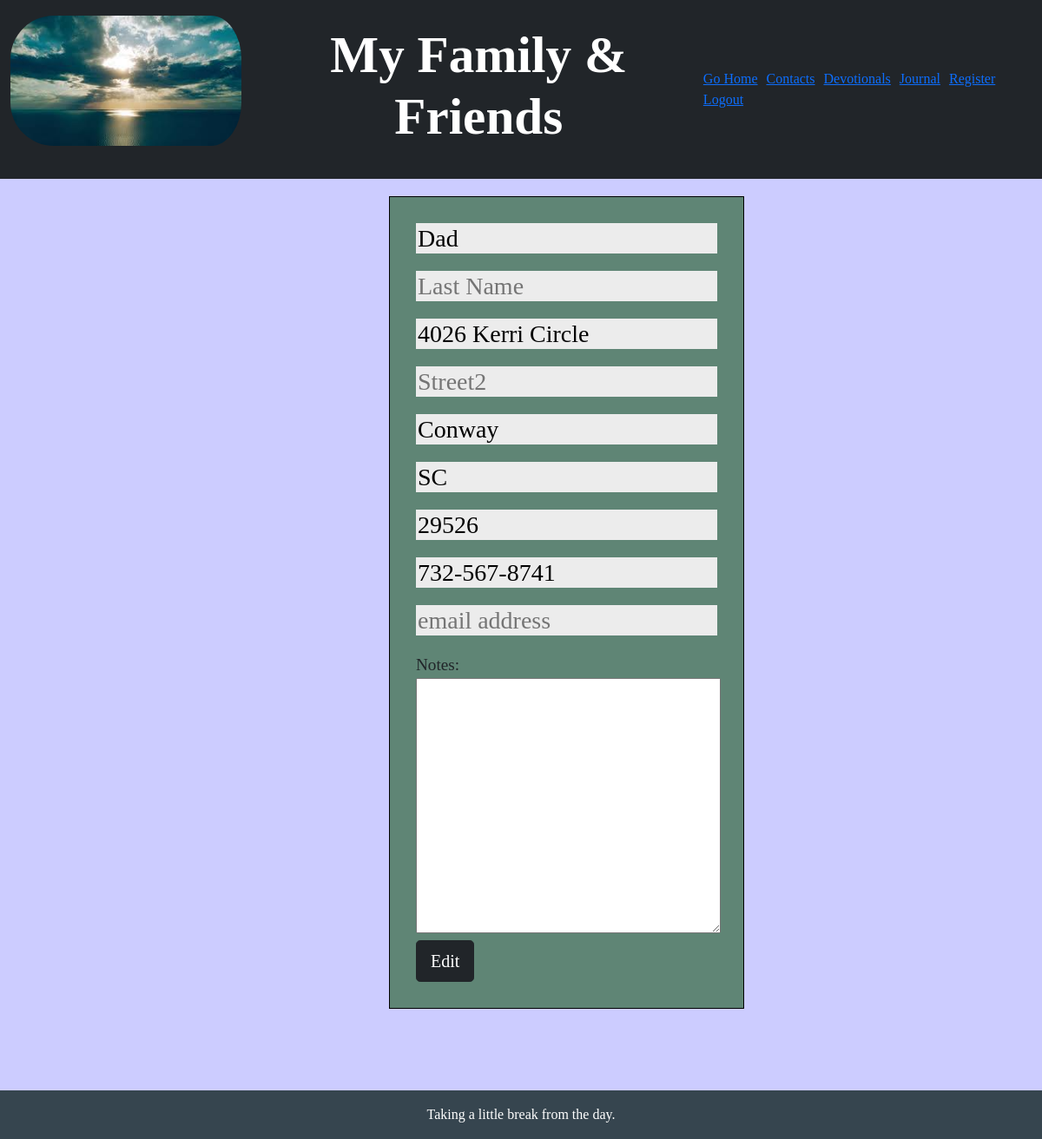
Screenshot of /edit_contact/43 (signed in) with the database file from the repository.
### application.py (models this page shows, shortened)
class Addresses(db.Model):
    id = db.Column('id', db.Integer, primary_key=True)
    user_id = db.Column('user_id', db.Integer,
                        db.ForeignKey('users.id'), nullable=False)
    first_name = db.Column('first_name', db.TEXT, nullable=False)
    last_name = db.Column('last_name', db.TEXT, nullable=True)
    street1 = db.Column('street1', db.TEXT, nullable=False)
    street2 = db.Column('street2', db.TEXT, nullable=True)
    city = db.Column('city', db.TEXT, nullable=True)
    state = db.Column('state', db.CHAR(2), nullable=True)
    zip_code = db.Column('zip_code', db.VARCHAR(10), nullable=True)
    phone = db.Column('phone', db.VARCHAR(22), nullable=False)
    email = db.Column('email', db.TEXT, nullable=True)
    notes = db.Column('notes', db.TEXT, nullable=True)

### application.py (the view)
@app.route("/edit_contact/<int:id>", methods=["GET", "POST"])
@login_required
def edit(id):
    contact_to_edit = Addresses.query.get_or_404(id)
    if request.method == "POST":
        contact_to_edit.first_name = request.form.get("first_name")
        contact_to_edit.last_name = request.form.get("last_name")
        contact_to_edit.street1 = request.form.get("street1")
        contact_to_edit.street2 = request.form.get("street2")
        contact_to_edit.city = request.form.get("city")
        contact_to_edit.state = request.form.get("state")
        contact_to_edit.zip_code = request.form.get("zip")
        contact_to_edit.phone = request.form.get("phone")
        contact_to_edit.email = request.form.get("email")
        contact_to_edit.notes = request.form.get("notes")
        if not contact_to_edit.first_name:
            flash(f"Please provide first name \U0001F928!")
            return render_template("edit_contact.html", contact_to_edit=contact_to_edit, id=id)
        if not contact_to_edit.street1:
            flash(f"Please provide street address \U0001F928!")
            return render_template("edit_contact.html", contact_to_edit=contact_to_edit, id=id)
        if not contact_to_edit.phone:
            flash(f"Please provide phone number \U0001F928!")
            return render_template("edit_contact.html", contact_to_edit=contact_to_edit, id=id)
        try:
            db.session.commit()
            flash(f"Contact has been edited \U0001F600!")
            return render_template("edit_contact.html", contact_to_edit=contact_to_edit, id=id)
        except:
            flash(f"Sorry, something went wrong! Contact not edited \U0001F928!")
            return redirect("/")
    else:
        return render_template("edit_contact.html", contact_to_edit=contact_to_edit, id=id)

### application.py (called while the page is built)
def login_required(f):
    @wraps(f)
    def wrap(*args, **kwargs):
        if session.get("user_id") is None:
            return redirect("/login")
        return f(*args, **kwargs)
    return wrap

### templates/edit_contact.html (shortened to what this page needs)
{% extends "layout.html" %}
{% block body %}
<nav class="navbar navbar-expand-sm bg-dark navbar-dark">
    <div class="container-fluid">
        <div class="navbar-header">
            <a class="navbar-brand" href="/"><img id="logo" src="../static/images/peaceful.jpeg" alt="Logo"></a>
        </div>
        <h2>My Family & Friends</h2>
        <ul class="nav navbar-nav navbar-right">
            <li><a href="/"> Go Home</a></li>
            <li><a href="/address_list">Contacts</a></li>
            <li><a href="/verses"> Devotionals</a></li>
            <li><a href="/journal"> Journal</a></li>
            <li><a href="/register"> Register</a></li>
            <li><a href="/logout"> Logout</a></li>
        </ul>
    </div>
</nav>
<div class="container">
    <div class="col-md-8 offset-md-2">
        <form action="/edit_contact/{{contact_to_edit.id}}" method="POST">
            <div class="form-group">
                <input name="first_name" type="text" , placeholder="First Name" ,
                    value="{{contact_to_edit['first_name']}}"><br>
                <input name="last_name" type="text" , placeholder="Last Name" ,
                    value="{{contact_to_edit['last_name']}}"><br>
                <input name="street1" type="text" , placeholder="Street1" , value="{{contact_to_edit['street1']}}"><br>
                <input name="street2" type="text" , placeholder="Street2" , value="{{contact_to_edit['street2']}}"><br>
                <input name="city" type="text" , placeholder="City" , value="{{contact_to_edit['city']}}"><br>
                <input name="state" type="text" max="2" , placeholder="State" ,
                    value="{{contact_to_edit['state']}}"><br>
                <input name="zip" type="text" max="10" , placeholder="Zip Code" ,
                    value="{{contact_to_edit['zip_code']}}"><br>
                <input name="phone" type="tel" , placeholder="Phone" , value="{{contact_to_edit['phone']}}"><br>
                <input name="email" type="email" , placeholder="email address" ,
                    value="{{contact_to_edit['email']}}"><br>
                <label for="notes">Notes:</label>
                <textarea autocomplete="off" id="notes" name="notes" value="{{contact_to_edit['notes']}}" rows="10"
                    cols="30"></textarea><br />
                <button id="addresses" class="btn btn-dark btn-lg" type="submit">Edit</button>
            </div>
        </form>
    </div>
</div>
<div class="footer">
    <footer>
        <div id="foot" class="text-center p-3">
            Taking a little break from the day.
    </footer>
</div>
{% endblock %}

### static/styles.css (style rules this page uses)
body { font-family: Gothic; background-color: #CCCCFF; margin-bottom: 150px; }
#logo { height: 150px; width: 100%; float: left; margin-top: 10px; border-radius: 50px; }
.navbar-nav li { margin-right: 10px; }
h1, h2 { font-size: 3.7rem; font-weight: bold; text-align: center; }
h2 { color: #FFF; }
img { height: 250px; width: 100%; padding-right: 15px; }
input { width: 100%; height: 35px; margin-bottom: 20px; font-size: 1.75rem; background-color: #ECECEC; border: none; }
.footer { position: fixed; left: 0; bottom: 0; width: 100%; background-color: #36454F; color: white; font-size: 1rem; text-align: center; margin-top: 250px; }
.form-group { background-color: #5F8575; width: 55%; padding: 30px; font-size: 1.2rem; border: 1px solid black; margin-top: 10px; margin-left: 220px; }
nav { margin-bottom: 20px; }

### rows the page displays
Addresses: first_name "Dad", street1 "4026 Kerri Circle", city "Conway", state "SC", zip "29526", phone "732-567-8741"
